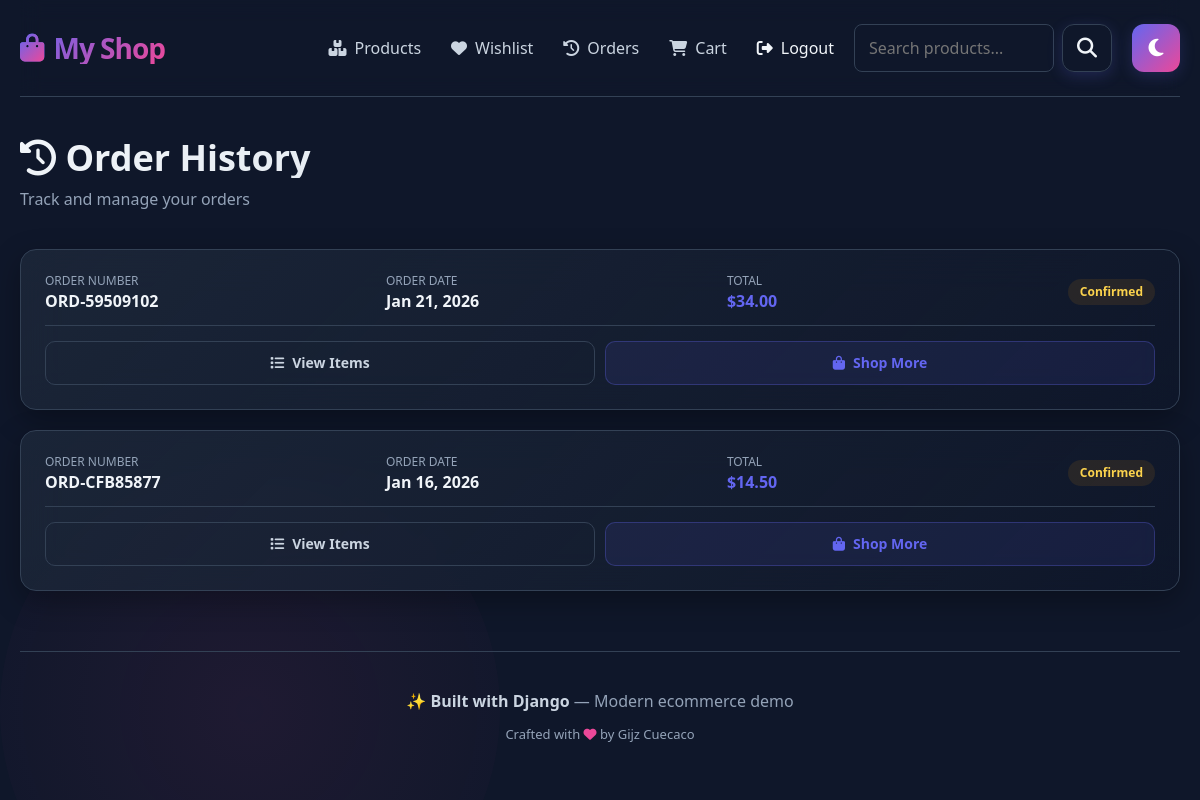
Screenshot of /orders/ (signed in) with the database file from the repository.
### homepage/models.py (models this page shows, shortened)
class Order(models.Model):
	STATUS_CHOICES = (
		('pending', 'Pending'),
		('confirmed', 'Confirmed'),
		('processing', 'Processing'),
		('shipped', 'Shipped'),
		('delivered', 'Delivered'),
		('cancelled', 'Cancelled'),
		('returned', 'Returned'),
	)
	order_number = models.CharField(max_length=20, unique=True, editable=False, default='')
	user = models.ForeignKey(settings.AUTH_USER_MODEL, null=True, blank=True, on_delete=models.SET_NULL, related_name='orders')
	customer_name = models.CharField(max_length=200)
	email = models.EmailField(blank=True)
	phone = models.CharField(max_length=20, blank=True, default='')
	address = models.TextField()
	city = models.CharField(max_length=100, blank=True)
	postal_code = models.CharField(max_length=20, blank=True)
	status = models.CharField(max_length=20, choices=STATUS_CHOICES, default='pending')
	payment_method = models.CharField(max_length=50, default='cod', choices=[('cod', 'Cash on Delivery'), ('card', 'Credit Card')])
	notes = models.TextField(blank=True)
	created = models.DateTimeField(auto_now_add=True)
	updated = models.DateTimeField(auto_now=True)
	shipped_date = models.DateTimeField(null=True, blank=True)
	class Meta:
		ordering = ['-created']
	@property
	def total(self):
		return sum(item.line_total for item in self.items.select_related('product').all())

class OrderItem(models.Model):
	order = models.ForeignKey(Order, related_name='items', on_delete=models.CASCADE)
	product = models.ForeignKey(Product, on_delete=models.PROTECT)
	quantity = models.PositiveIntegerField(default=1)
	price = models.DecimalField(max_digits=10, decimal_places=2)
	@property
	def line_total(self):
		return self.price * self.quantity

### homepage/views.py (the view)
# urls.py: path('orders/', views.order_history, name='order_history'),
def order_history(request):
	if not request.user.is_authenticated:
		messages.error(request, 'Please login to view orders.')
		return redirect('login')
	orders = Order.objects.filter(user=request.user).prefetch_related('items')
	return render(request, 'homepage/order_history.html', {'orders': orders})

### homepage/templates/homepage/order_history.html (shortened to what this page needs)
{% extends 'homepage/base.html' %}
{% block content %}
<div style="margin-bottom: 40px;">
  <h2><i class="fas fa-history"></i> Order History</h2>
  <p style="color: var(--text-muted); font-size: 16px; margin-top: -20px;">Track and manage your orders</p>
</div>
{% if orders %}
  <div style="display: flex; flex-direction: column; gap: 20px;">
    {% for order in orders %}
      <div class="card">
        <div style="display: grid; grid-template-columns: 1fr 1fr 1fr auto; gap: 20px; align-items: center;">
          <div>
            <div style="color: var(--text-muted); font-size: 12px; text-transform: uppercase; margin-bottom: 4px;">Order Number</div>
            <div style="font-weight: 700; font-size: 16px;">{{ order.order_number }}</div>
          </div>
          <div>
            <div style="color: var(--text-muted); font-size: 12px; text-transform: uppercase; margin-bottom: 4px;">Order Date</div>
            <div style="font-weight: 600;">{{ order.created|date:"M d, Y" }}</div>
          </div>
          <div>
            <div style="color: var(--text-muted); font-size: 12px; text-transform: uppercase; margin-bottom: 4px;">Total</div>
            <div style="font-weight: 700; color: var(--primary); font-size: 16px;">${{ order.total }}</div>
          </div>
          <div>
            <span style="display: inline-block; padding: 6px 12px; border-radius: 20px; font-size: 12px; font-weight: 700;
              background: {% if order.status == 'delivered' %}rgba(16, 185, 129, 0.1){% elif order.status == 'shipped' %}rgba(59, 130, 246, 0.1){% elif order.status == 'cancelled' %}rgba(239, 68, 68, 0.1){% else %}rgba(245, 158, 11, 0.1){% endif %};
              color: {% if order.status == 'delivered' %}#6ee7b7{% elif order.status == 'shipped' %}#60a5fa{% elif order.status == 'cancelled' %}#fca5a5{% else %}#fcd34d{% endif %};">
              {{ order.get_status_display }}
            </span>
          </div>
        </div>
        <div style="margin-top: 15px; padding-top: 15px; border-top: 1px solid var(--border-color); display: flex; gap: 10px;">
          <button onclick="document.getElementById('items-{{ order.id }}').style.display = document.getElementById('items-{{ order.id }}').style.display === 'none' ? 'block' : 'none'" class="btn ghost" style="flex: 1;">
            <i class="fas fa-list"></i> View Items
          </button>
          <a href="{% url 'product_list' %}" class="btn secondary" style="flex: 1; text-align: center;">
            <i class="fas fa-shopping-bag"></i> Shop More
          </a>
        </div>
      </div>
    {% endfor %}
  </div>
{% endif %}
{% endblock %}

### homepage/templates/homepage/base.html (style rules this page uses)
html[data-theme="dark"] { --primary: #6366f1; --primary-dark: #4f46e5; --accent: #ec4899; --success: #10b981; --warning: #f59e0b; --danger: #ef4444; --dark-bg: #0f172a; --card-bg: #1e293b; --border-color: #334155; --text-primary: #f1f5f9; --text-secondary: #cbd5e1; --text-muted: #94a3b8; }
* { margin: 0; padding: 0; box-sizing: border-box; }
body { font-family: 'Segoe UI', 'Roboto', system-ui, sans-serif; color: var(--text-primary); background: var(--dark-bg); background-attachment: fixed; min-height: 100vh; overflow-x: hidden; transition: background-color 0.3s ease, color 0.3s ease; }
body::before { content: ''; position: fixed; top: -50%; right: -10%; width: 400px; height: 400px; background: radial-gradient(circle, rgba(99, 102, 241, 0.1), transparent); border-radius: 50%; pointer-events: none; z-index: 0; opacity: 0.7; transition: opacity 0.3s ease; }
body::after { content: ''; position: fixed; bottom: -20%; left: 0; width: 500px; height: 500px; background: radial-gradient(circle, rgba(236, 72, 153, 0.1), transparent); border-radius: 50%; pointer-events: none; z-index: 0; opacity: 0.7; transition: opacity 0.3s ease; }
.card { background: var(--card-bg); backdrop-filter: blur(20px); border: 1px solid var(--border-color); border-radius: 16px; padding: 24px; transition: all 0.3s cubic-bezier(0.4, 0, 0.2, 1); position: relative; overflow: hidden; box-shadow: 0 10px 30px rgba(0, 0, 0, 0.1); }
html[data-theme="dark"] .card { background: linear-gradient(135deg, rgba(30, 41, 59, 0.8), rgba(15, 23, 42, 0.6)); box-shadow: 0 10px 30px rgba(0, 0, 0, 0.3); }
.card::before { content: ''; position: absolute; top: 0; left: -100%; width: 100%; height: 100%; background: linear-gradient(90deg, transparent, rgba(255, 255, 255, 0.1), transparent); transition: left 0.5s ease; }
.btn { padding: 12px 18px; border: none; border-radius: 10px; cursor: pointer; font-weight: 600; font-size: 14px; transition: all 0.3s ease; text-decoration: none; display: inline-flex; align-items: center; justify-content: center; gap: 8px; flex: 1; min-height: 44px; }
.btn.secondary { background: rgba(99, 102, 241, 0.1); color: var(--primary); border: 1px solid rgba(99, 102, 241, 0.3); }
.btn.ghost { background: transparent; color: var(--text-secondary); border: 1.5px solid var(--border-color); }
h1, h2 { font-size: 36px; font-weight: 800; margin-bottom: 32px; background: linear-gradient(135deg, var(--text-primary), var(--text-secondary)); -webkit-background-clip: text; -webkit-text-fill-color: transparent; background-clip: text; }

### rows the page displays
Order: order_number "ORD-59509102", created "Jan 21, 2026", total "34.00", status "Confirmed"
Order: order_number "ORD-CFB85877", created "Jan 16, 2026", total "14.50", status "Confirmed"
